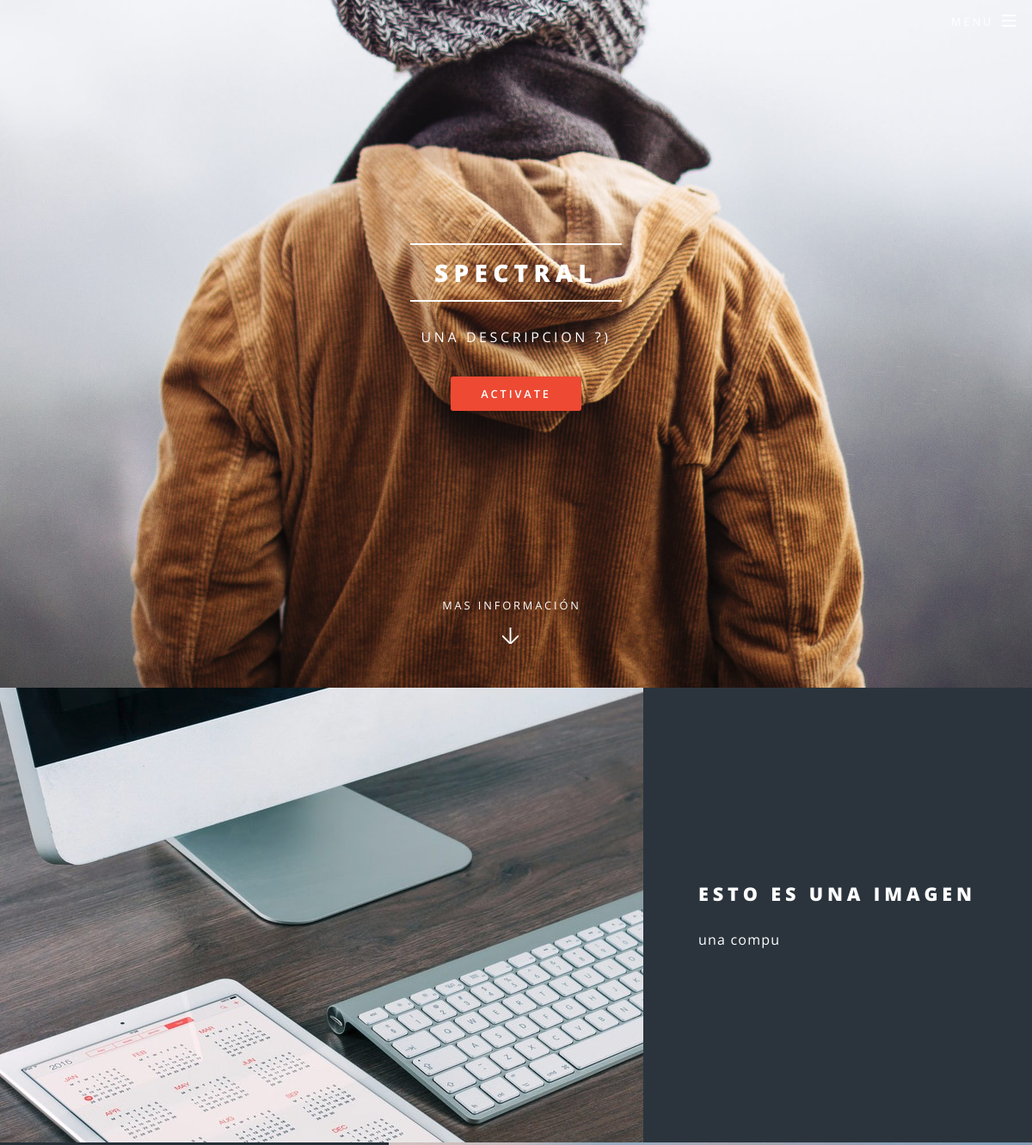
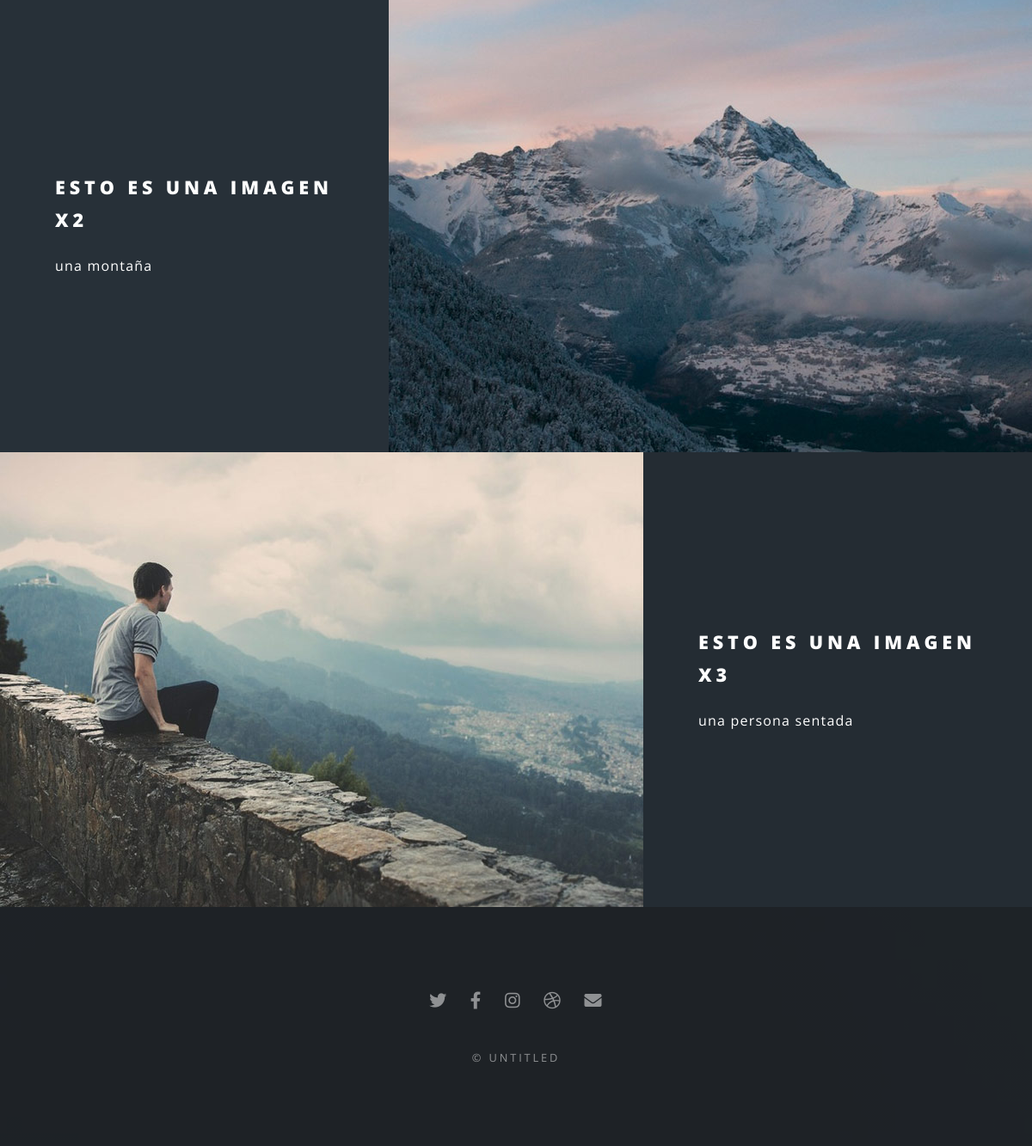
The page / on the database its author committed (2 pictures, top to bottom).
### tables this page shows
CREATE TABLE `banner` (
  `id` int(11) NOT NULL,
  `img` text NOT NULL,
  `titulo` text NOT NULL,
  `descripcion` text NOT NULL,
  `fecha` timestamp NOT NULL DEFAULT current_timestamp() ON UPDATE current_timestamp()
);

CREATE TABLE `informacion` (
  `id` int(11) NOT NULL,
  `img` text NOT NULL,
  `titulo` text NOT NULL,
  `descripcion` text NOT NULL,
  `fecha` timestamp NOT NULL DEFAULT current_timestamp() ON UPDATE current_timestamp()
);

### controladores/plantilla.controlador.php (called while the page is built)
<?php
class ControladorPlantilla{
	public function ctrPlantilla(){
		include "vistas/plantilla.php";
	}
}

### index.php (called while the page is built)
<?php
require_once "controladores/plantilla.controlador.php";
require_once "controladores/ruta.controlador.php";
require_once "controladores/banner.controlador.php";
require_once "modelos/banner.modelo.php";
require_once "controladores/info.controlador.php";
require_once "modelos/info.modelo.php";
$plantilla = new ControladorPlantilla();
$plantilla -> ctrPlantilla();

### vistas/paginas/inicio.php (called while the page is built)
<?php
include "modulos/banner.php";
include "modulos/info.php";
?>

### controladores/banner.controlador.php (called while the page is built)
<?php
Class ControladorBanner{
static public function ctrMostrarBanner(){
	$tabla = "banner";
	$respuesta = ModeloBanner::mdlMostrarBanner($tabla);
	return $respuesta;
}
}

### modelos/conexion.php (called while the page is built)
<?php
Class Conexion {
	static public function conectar(){
		$link = new PDO("mysql:host=localhost:3306;dbname=spectral","root","");
		$link->exec("set names utf8");
		return $link;
	}
}
?>

### modelos/banner.modelo.php (called while the page is built, shortened)
<?php
require_once "conexion.php";
Class ModeloBanner{
	static public function mdlMostrarBanner($tabla){
		$stmt = Conexion::conectar()->prepare("SELECT * FROM $tabla");
		$stmt -> execute();
		return $stmt -> fetchAll();
	}
}

### controladores/ruta.controlador.php (called while the page is built, shortened)
<?php
class ControladorRuta{
	static public function ctrServidor(){
		return "http://localhost:8888/Spectral/backend";
	}
}

### controladores/info.controlador.php (called while the page is built)
<?php
Class ControladorInfo{
static public function ctrMostrarInfo(){
	$tabla = "informacion";
	$respuesta = ModeloInfo::mdlMostrarInfo($tabla);
	return $respuesta;
}
}

### modelos/info.modelo.php (called while the page is built, shortened)
<?php
require_once "conexion.php";
Class ModeloInfo{
	static public function mdlMostrarInfo($tabla){
		$stmt = Conexion::conectar()->prepare("SELECT * FROM $tabla");
		$stmt -> execute();
		return $stmt -> fetchAll();
	}
}

### vistas/paginas/sectioon.php (called while the page is built)
<?php
include "modulos/header.php";
include "modulos/footer.php";
?>

### vistas/paginas/modulos/info.php (the view)
<?php
$info = ControladorInfo::ctrMostrarInfo();
?>
	<section id="two" class="wrapper alt style2">
<?php foreach ($info as $key => $value): ?>
		<section class="spotlight">
<img src="<?php echo $servidor.$value["img"]; ?>"/>
 <div class="content">
<h2> <?php echo $value["titulo"];?></h2>
<p> <?php echo $value ["descripcion"];?></p>
</div>
					</section>
	<?php endforeach ?>

### vistas/plantilla.php (shortened to what this page needs)
<?php
$servidor =ControladorRuta::ctrServidor();
?>
<!DOCTYPE HTML>
<html lang="en">
<head>
<link rel="stylesheet" href="css/main.css" >
<link rel="stylesheet" href="css/fontawesome-all.min.css" />
<link rel="stylesheet" href="css/noscript.css" />
 <link rel="stylesheet" href="css/images/arrow.svg">
 <link rel="stylesheet" href="css/images/bars.svg">
 <link rel="stylesheet" href="css/images/close.svg">
<link rel="stylesheet" href="sass/libs/_breakpoints.scss">
<link rel="stylesheet" href="sass/libs/_functions.scss">
<link rel="stylesheet" href="sass/libs/_html-grid.scss">
<link rel="stylesheet" href="sass/libs/_mixins.scss">
<link rel="stylesheet" href="sass/libs/_vars.scss">
<link rel="stylesheet" href="sass/libs/_vendor.scss">
<link rel="stylesheet" href="sass/main.scss">
<link rel="stylesheet" href="sass/noscript.scss">
</head>
<body>
<?php
include "paginas/inicio.php";
include "paginas/sectioon.php";
?>
</body>
</html>

### vistas/paginas/modulos/banner.php (shortened to what this page needs)
<?php
$banner = ControladorBanner::ctrMostrarBanner();
?>
<section id="banner" class="bg-banner">
<?php foreach ($banner as $key => $value): ?>
		<img class="bg-banner" src="<?php echo $servidor.$value["img"]; ?>" width="100%">
	<?php endforeach ?>
	<?php foreach ($banner as $key => $value): ?>
		<div class="text">
						<h2 ><?php echo $value["titulo"]; ?></h2>
						<p ><?php echo $value["descripcion"]; ?></p>
			<ul class="actions special">
				<li><a href="#" class="button primary">Activate</a></li>
	<?php endforeach ?>
			</ul>
		</div>
	<a href="#" class="more scrolly">Mas información</a>
</section>

### vistas/paginas/modulos/header.php (shortened to what this page needs)
<html>
	<head>
		<link rel="stylesheet" href="css/main.css" />
	</head>
	<body class="landing is-preload">
			<div id="page-wrapper">
					<header id="header" class="alt">
						<nav id="nav">
							<ul>
								<li class="special">
									<a href="#menu" class="menuToggle"><span>Menu</span></a>
								</li>
							</ul>
						</nav>
					</header>

### vistas/paginas/modulos/footer.php (shortened to what this page needs)
<footer id="footer">
		<ul class="icons">
			<li><a href="#" class="icon brands fa-twitter"><span class="label">Twitter</span></a></li>
			<li><a href="#" class="icon brands fa-facebook-f"><span class="label">Facebook</span></a></li>
			<li><a href="#" class="icon brands fa-instagram"><span class="label">Instagram</span></a></li>
			<li><a href="#" class="icon brands fa-dribbble"><span class="label">Dribbble</span></a></li>
			<li><a href="#" class="icon solid fa-envelope"><span class="label">Email</span></a></li>
		</ul>
		<ul class="copyright">
			<li>&copy; Untitled</li>
		</ul>
	</footer>

### vistas/paginas/modulos/banner.php (style rules this page uses)
.bg-banner { width: 100%; background-repeat: no-repeat, repeat; background-size: cover; background-position: center; z-index: 1; }
.text { position: absolute; background-position: center; width: 100%; z-index: 2; }

### rows shown on the page
banner: img (picture), titulo "SPECTRAL", descripcion "UNA DESCRIPCION ?)"
informacion: img (picture), titulo "ESTO ES UNA IMAGEN", descripcion "una compu"
informacion: img (picture), titulo "ESTO ES UNA IMAGEN X2", descripcion "una montaña"
informacion: img (picture), titulo "ESTO ES UNA IMAGEN X3", descripcion "una persona sentada"
